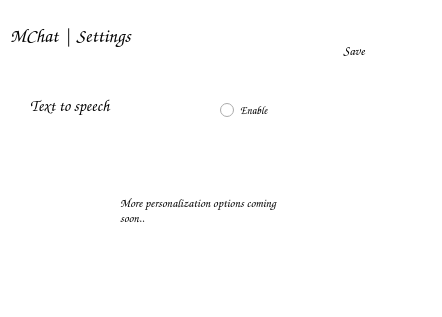
<?xml version="1.0" encoding="UTF-8"?>
<ui version="4.0">
 <class>Settings</class>
 <widget class="QMainWindow" name="Settings">
  <property name="geometry">
   <rect>
    <x>0</x>
    <y>0</y>
    <width>442</width>
    <height>317</height>
   </rect>
  </property>
  <property name="windowTitle">
   <string>Settings</string>
  </property>
  <property name="windowIcon">
   <iconset>
    <normaloff>Icons window.png</normaloff>Icons window.png</iconset>
  </property>
  <property name="statusTip">
   <string>Click SAVE before closing</string>
  </property>
  <property name="layoutDirection">
   <enum>Qt::LeftToRight</enum>
  </property>
  <property name="styleSheet">
   <string notr="true">background-color: rgb(255, 255, 255);</string>
  </property>
  <widget class="QWidget" name="centralwidget">
   <widget class="QLabel" name="line1_2">
    <property name="geometry">
     <rect>
      <x>-360</x>
      <y>-10</y>
      <width>954</width>
      <height>23</height>
     </rect>
    </property>
    <property name="text">
     <string/>
    </property>
    <property name="pixmap">
     <pixmap>line.png</pixmap>
    </property>
   </widget>
   <widget class="QLabel" name="line1_3">
    <property name="geometry">
     <rect>
      <x>-120</x>
      <y>300</y>
      <width>954</width>
      <height>23</height>
     </rect>
    </property>
    <property name="text">
     <string/>
    </property>
    <property name="pixmap">
     <pixmap>line.png</pixmap>
    </property>
   </widget>
   <widget class="QLabel" name="label">
    <property name="geometry">
     <rect>
      <x>30</x>
      <y>90</y>
      <width>151</width>
      <height>31</height>
     </rect>
    </property>
    <property name="font">
     <font>
      <family>Comic Sans MS</family>
      <pointsize>12</pointsize>
     </font>
    </property>
    <property name="text">
     <string>Text to speech </string>
    </property>
   </widget>
   <widget class="QLabel" name="label_2">
    <property name="geometry">
     <rect>
      <x>10</x>
      <y>20</y>
      <width>201</width>
      <height>31</height>
     </rect>
    </property>
    <property name="font">
     <font>
      <family>Comic Sans MS</family>
      <pointsize>14</pointsize>
      <weight>75</weight>
      <bold>true</bold>
     </font>
    </property>
    <property name="text">
     <string>MChat | Settings </string>
    </property>
   </widget>
   <widget class="QRadioButton" name="radioButton">
    <property name="geometry">
     <rect>
      <x>220</x>
      <y>90</y>
      <width>111</width>
      <height>41</height>
     </rect>
    </property>
    <property name="font">
     <font>
      <family>Comic Sans MS</family>
      <pointsize>8</pointsize>
     </font>
    </property>
    <property name="text">
     <string>Enable</string>
    </property>
    <property name="icon">
     <iconset>
      <normaloff>mic.png</normaloff>mic.png</iconset>
    </property>
   </widget>
   <widget class="QLabel" name="label_3">
    <property name="geometry">
     <rect>
      <x>120</x>
      <y>170</y>
      <width>181</width>
      <height>81</height>
     </rect>
    </property>
    <property name="font">
     <font>
      <family>Comic Sans MS</family>
     </font>
    </property>
    <property name="text">
     <string>More personalization options coming soon..</string>
    </property>
    <property name="wordWrap">
     <bool>true</bool>
    </property>
   </widget>
   <widget class="QPushButton" name="settings_save">
    <property name="geometry">
     <rect>
      <x>310</x>
      <y>30</y>
      <width>91</width>
      <height>41</height>
     </rect>
    </property>
    <property name="font">
     <font>
      <family>Comic Sans MS</family>
      <pointsize>10</pointsize>
      <weight>75</weight>
      <bold>true</bold>
     </font>
    </property>
    <property name="text">
     <string>Save </string>
    </property>
    <property name="icon">
     <iconset>
      <normaloff>settings.png</normaloff>settings.png</iconset>
    </property>
    <property name="iconSize">
     <size>
      <width>25</width>
      <height>25</height>
     </size>
    </property>
    <property name="autoDefault">
     <bool>false</bool>
    </property>
    <property name="default">
     <bool>false</bool>
    </property>
    <property name="flat">
     <bool>true</bool>
    </property>
   </widget>
  </widget>
  <widget class="QMenuBar" name="menubar">
   <property name="geometry">
    <rect>
     <x>0</x>
     <y>0</y>
     <width>442</width>
     <height>26</height>
    </rect>
   </property>
  </widget>
 </widget>
 <resources/>
 <connections/>
</ui>
